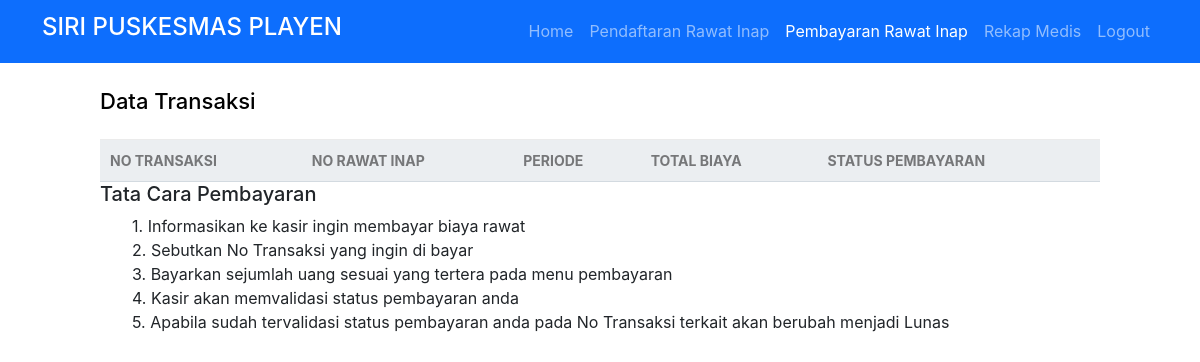
Page /pasien/pembayaran/read.php (signed in) on the earlier database version.
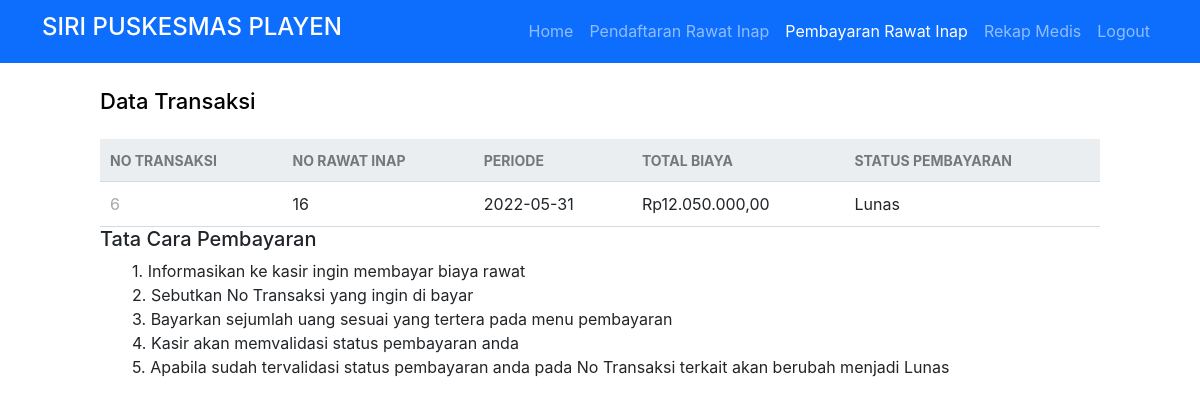
Same page on the later database version.
### tables this page shows
CREATE TABLE `keuangan` (
  `no_transaksi` int(11) NOT NULL,
  `periode_transaksi` date NOT NULL,
  `total_biaya` int(255) NOT NULL,
  `statusPembayaran` enum('Lunas','Belum') NOT NULL,
  `no_rawatinap` int(255) NOT NULL
);

### db/func.php (called while the page is built, shortened)
<?php
function rupiah($angka){
    $hasil = "Rp" . number_format($angka, '2', ',', '.');
    return $hasil;
}
?>

### pasien/pembayaran/read.php (the view, shortened to what this page needs)
<?php
if ($_SESSION['username'] == '') {
    echo "<script>
    alert('Anda Harus Login terlebih dahulu');
    window.location.href='./auth/fmasuk.php';
    </script>";
} else {
?>
    <!DOCTYPE html>
    <html>
    <head>
        <link href="../../db/style.css" rel="stylesheet" type="text/css">
        <link href="https://cdn.jsdelivr.net/npm/bootstrap@5.2.0-beta1/dist/css/bootstrap.min.css" rel="stylesheet">
    </head>
    <body>
        <nav class="navbar navbar-expand-sm navbar-dark bg-primary">
            <div class="container">
                <a class="navbar-brand" href="#">
                    <h4>SIRI PUSKESMAS PLAYEN </h3>
                </a>
                <ul class="navbar-nav ml-auto mt-2 mt-lg-0 d-flex align-items-center">
                    <li class="nav-item">
                        <a class="nav-link menu " id="menuHome" href="../../index.php">Home</a>
                    </li>
                    <?PHP if ($_SESSION['role_id'] == 1) { ?>
                        <li class="nav-item">
                            <a class="nav-link menu" id="daftarrawatinap" href="../pendaftaran/read.php"><i class=""></i>Pendaftaran Rawat Inap</a>
                        </li>
                        <li class="nav-item">
                            <a class="nav-link menu active" id="bayarrawatinap" href="./read.php"><i class=""></i>Pembayaran Rawat Inap</a>
                        </li>
                        <li class="nav-item">
                            <a class="nav-link menu" id="daftarpasien" href="../rekapMedis/read.php"><i class=""></i>Rekap Medis</a>
                        </li>
                    <?PHP } ?>
                    <li class="nav-item">
                        <a class="nav-link menu" id="logout" href="../../auth/sLogout.php"><i class=""></i>Logout</a>
                    </li>
                </ul>
            </div>
        </nav>
        <?php
        include("../../db/func.php");
        $pdo = pdo_connect_mysql();
        $stmt2 = $pdo->prepare('SELECT * FROM pasien WHERE akun_id = ?');
        $stmt2->execute([$_SESSION['id_akun']]);
        $Tpasien = $stmt2->fetch(PDO::FETCH_ASSOC);
        $stmt3 = $pdo->prepare('SELECT * FROM rekap_medis WHERE id_pasien = ?');
        $stmt3->execute([$Tpasien['id_pasien']]);
        $Trekap_medis = $stmt3->fetch(PDO::FETCH_ASSOC);
        $stmt4 = $pdo->prepare('SELECT * FROM rawat_inap WHERE no_rekap_medis = ?');
        $stmt4->execute([$Trekap_medis['no_rekap_medis']]);
        $Trawat_inap = $stmt4->fetch(PDO::FETCH_ASSOC);
        $stmt = $pdo->prepare('SELECT * FROM keuangan WHERE no_rawatinap = ?');
        $stmt->execute([$Trawat_inap['no_rawatinap']]);
        $rawats = $stmt->fetchAll(PDO::FETCH_ASSOC);
        ?>
        <div class="content read">
            <h2>Data Transaksi</h2>
            <table class="table-responsive">
                <thead class="table">
                    <tr>
                        <td>NO TRANSAKSI</td>
                        <td>NO RAWAT INAP</td>
                        <td>PERIODE</td>
                        <td>TOTAL BIAYA</td>
                        <td>STATUS PEMBAYARAN</td>
                    </tr>
                </thead>
                <tbody>
                    <?php foreach ($rawats as $rawat) : ?>
                        <tr>
                            <td><?= $rawat['no_transaksi'] ?></td>
                            <td><?= $rawat['no_rawatinap'] ?></td>
                            <td><?= $rawat['periode_transaksi'] ?></td>
                            <td><?= rupiah($rawat['total_biaya']) ?></td>
                            <td><?= $rawat['statusPembayaran'] ?></td>
                        </tr>
                    <?php endforeach; ?>
                </tbody>
            </table>
            <h5>Tata Cara Pembayaran</h5>
            <ol class="list-group-numbered">
                <li class="list-group-item">Informasikan ke kasir ingin membayar biaya rawat</li>
                <li class="list-group-item">Sebutkan No Transaksi yang ingin di bayar</li>
                <li class="list-group-item">Bayarkan sejumlah uang sesuai yang tertera pada menu pembayaran</li>
                <li class="list-group-item">Kasir akan memvalidasi status pembayaran anda</li>
                <li class="list-group-item">Apabila sudah tervalidasi status pembayaran anda pada No Transaksi terkait akan berubah menjadi Lunas</li>
            </ol>
        </div>
    <?php
}
    ?>

Differences in the rows shown:
added keuangan: no_transaksi "6", no_rawatinap "16", periode_transaksi "2022-05-31", total_biaya "Rp12.050.000,00", statusPembayaran "Lunas"
